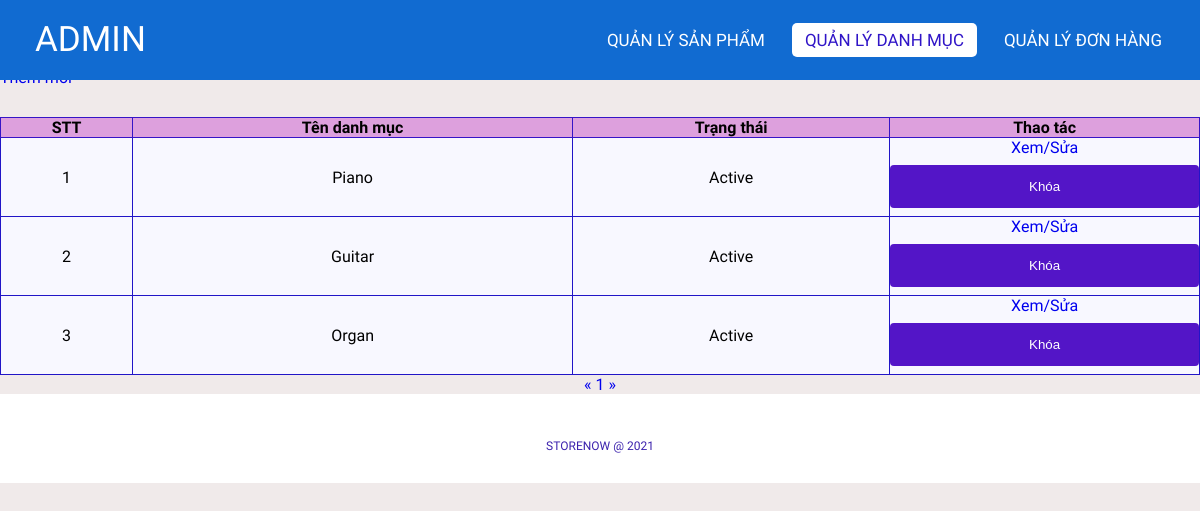
The app's page /admin/categoriesList.php (signed in) with its own data.
### tables this page shows
CREATE TABLE `categories` (
  `id` int(11) NOT NULL,
  `name` varchar(255) NOT NULL,
  `status` tinyint(4) NOT NULL DEFAULT 1
);

### lib/database.php (called while the page is built, shortened)
<?php
class Database extends PDO
{
  public $host   = DB_HOST;
  public $user   = DB_USER;
  public $pass   = DB_PASS;
  public $dbname = DB_NAME;
  public $link;
  private function connectDB()
  {
    $this->link = new mysqli(
      $this->host,
      $this->user,
      $this->pass,
      $this->dbname
    );
  }
  public function select($query)
  {
    $result = $this->link->query($query);
    if ($result->num_rows > 0) {
      return $result;
    } else {
      return false;
    }
  }
}

### classes/categories.php (called while the page is built, shortened)
<?php
$filepath = realpath(dirname(__FILE__));
include_once($filepath . '/../lib/database.php');
?>
<?php
class categories
{
    private $db;
    public function __construct()
    {
        $this->db = new Database();
    }
    public function getAllAdmin($page = 1, $total = 8)
    {
        $tmp = ($page - 1) * $total;
        $query = "SELECT * FROM categories limit $tmp,$total";
        $result = $this->db->select($query);
        return $result;
    }
    public function getCountPaging($row = 8)
    {
        $query = "SELECT COUNT(*) FROM categories";
        $mysqli_result = $this->db->select($query);
        if ($mysqli_result) {
            $totalrow = intval((mysqli_fetch_all($mysqli_result, MYSQLI_ASSOC)[0])['COUNT(*)']);
            $result = ceil($totalrow / $row);
            return $result;
        }
        return false;
    }
}
?>

### admin/categoriesList.php (the view, shortened to what this page needs)
<?php
include '../classes/categories.php';
$categories = new categories();
$list = $categories->getAllAdmin((isset($_GET['page']) ? $_GET['page'] : 1));
$pageCount = $categories->getCountPaging();
?>
<!DOCTYPE html>
<html lang="en">
<head>
    <link rel="stylesheet" href="css/style.css">
    <link rel="stylesheet" href="https://cdnjs.cloudflare.com/ajax/libs/font-awesome/5.15.4/css/all.min.css">
</head>
<body>
    <nav>
        <label class="logo">ADMIN</label>
        <ul>
            <li><a href="productlist.php" >Quản lý Sản phẩm</a></li>
            <li><a href="categoriesList.php" class="active">Quản lý danh mục</a></li>
            <li><a href="orderlist.php" id="order">Quản lý Đơn hàng</a></li>
        </ul>
    </nav>
    <div class="title">
        <h1>Danh sách danh mục</h1>
    </div>
    <div class="addNew">
        <a href="add_category.php">Thêm mới</a>
    </div>
    <div class="container">
        <?php $count = 1;
        if ($list) { ?>
            <table class="list">
                <tr>
                    <th>STT</th>
                    <th>Tên danh mục</th>
                    <th>Trạng thái</th>
                    <th>Thao tác</th>
                </tr>
                <?php foreach ($list as $key => $value) { ?>
                    <tr>
                        <td><?= $count++ ?></td>
                        <td><?= $value['name'] ?></td>
                        <td><?= ($value['status']) ? "Active" : "Block" ?></td>
                        <td>
                            <a href="edit_category.php?id=<?= $value['id'] ?>">Xem/Sửa</a>
                            <?php
                            if ($value['status']) { ?>
                                <form action="categoriesList.php" method="post">
                                    <input type="submit" value="Khóa" name="block">
                                </form>
                            <?php } ?>
                        </td>
                    </tr>
                <?php } ?>
            </table>
        <?php } else { ?>
            <h3>Chưa có danh mục nào...</h3>
        <?php } ?>
        <div class="pagination">
            <a href="categoriesList.php?page=<?= (isset($_GET['page'])) ? (($_GET['page'] <= 1) ? 1 : $_GET['page'] - 1) : 1 ?>">&laquo;</a>
            <?php
            for ($i = 1; $i <= $pageCount; $i++) {
                if (isset($_GET['page'])) {
                    if ($i == $_GET['page']) { ?>
                        <a class="active" href="categoriesList.php?page=<?= $i ?>"><?= $i ?></a>
                    <?php } else { ?>
                        <a href="categoriesList.php?page=<?= $i ?>"><?= $i ?></a>
                    <?php  }
                } else { ?>
                    <a href="categoriesList.php?page=<?= $i ?>"><?= $i ?></a>
                <?php  } ?>
            <?php }
            ?>
            <a href="categoriesList.php?page=<?= (isset($_GET['page'])) ? $_GET['page'] + 1 : 2 ?>">&raquo;</a>
        </div>
    </div>
    <footer>
        <p class="copyright">STORENOW @ 2021</p>
    </footer>
</body>
</html>

### admin/css/style.css (style rules this page uses)
* { padding: 0; margin: 0; text-decoration: none; list-style: none; box-sizing: border-box; }
body { font-family: Mitr; background: rgb(240, 234, 234); }
nav { top: 0; position: fixed; background: #116bd1; height: 80px; width: 100%; }
label.logo { color: white; font-size: 35px; line-height: 80px; padding: 0 35px; }
nav ul { float: right; margin-right: 20px; }
nav ul li { display: inline-block; line-height: 80px; margin: 0 5px; }
nav ul li a { color: white; font-size: 17px; padding: 7px 13px; border-radius: 3px; text-transform: uppercase; border-radius: 5px; transition: 0.5s; }
.active, a:hover { background-color: white; color: rgb(48, 21, 199); }
.container { margin-top: 30px; height: auto; }
.addNew { margin-top: 30px; }
.title { background-color: white; }
footer { padding: 30px 0; background-color:white; }
footer .copyright { margin-top: 15px; text-align: center; font-size: 12px; color: rgb(60, 34, 173); }
.list { width: 100%; background-color: ghostwhite; padding: 10px; border-collapse: collapse; }
th { background-color: plum; border: 1px solid rgb(54, 21, 199); }
td { border: 1px solid rgb(33, 21, 199); text-align: center; }
input[type=submit] { width: 100%; background-color: rgb(83, 21, 199); color: white; padding: 14px 20px; margin: 8px 0; border: none; border-radius: 4px; cursor: pointer; }
.pagination { text-align: center; }

### records on screen
categories: name "Piano", status "Active"
categories: name "Guitar", status "Active"
categories: name "Organ", status "Active"
